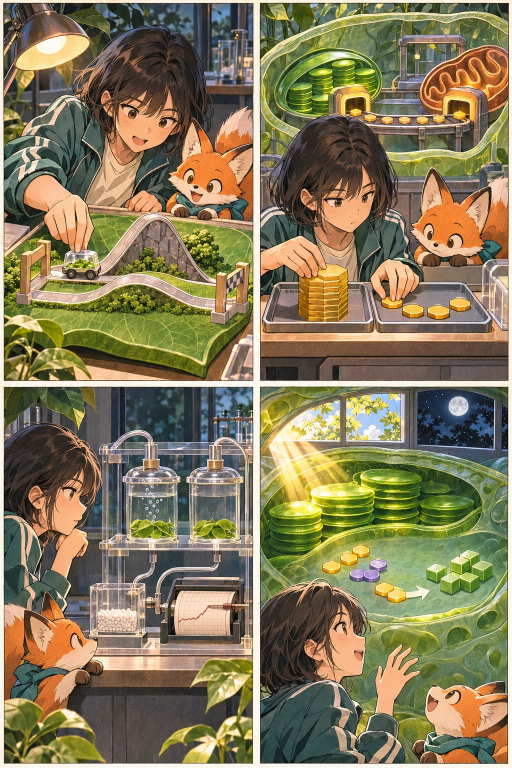
#> input picture assets/comics/chapters/b05-1e3989c1df.webp, 1024 x 1536 px (shown at 1/2 size)
$ python read-comic-panels.py ../assets/comics/chapters/b05-1e3989c1df.webp ../assets/comics/chapters/b06-e8fa69bad8.webp ../assets/comics/chapters/b06-e8fa69bad8.webp
#> lines starting #> are read from the running program, lines starting #| are printed output that depends on the picture; after the words box and inside, x2 and y2 are one past the last pixel; in counts of white or black regions, pixels touching at a corner belong together
"""Read gutter boundaries from an ImageGen page without changing the art."""
import json
import sys

from PIL import Image


def split_axis(mask, count, vertical):
    width, height = mask.size
    length = width if vertical else height
    cross = height if vertical else width
    if count == 1:
        return [[0, length]]

    runs = []
    start = None
    for offset in range(length):
        box = (offset, 0, offset + 1, height) if vertical else (0, offset, width, offset + 1)
        light = mask.crop(box).histogram()[255] >= cross * 0.83
        if light and start is None:
            start = offset
        if not light and start is not None:
            if start >= length * 0.12 and offset <= length * 0.88 and 2 <= offset - start <= 36:
                runs.append((start, offset))
            start = None
    if len(runs) != count - 1:
        raise ValueError(f"Expected {count - 1} internal gutters, found {runs}")
    return list(zip([0] + [end for _, end in runs], [start for start, _ in runs] + [length]))


filename, columns, rows = sys.argv[1:]
with Image.open(filename) as image:
#> image is the input picture: PIL image 1024x1536 RGB; mean R, G, B 133.1, 122.5, 89.8
    mask = image.convert("L").point(lambda channel: 255 if channel > 217 else 0)
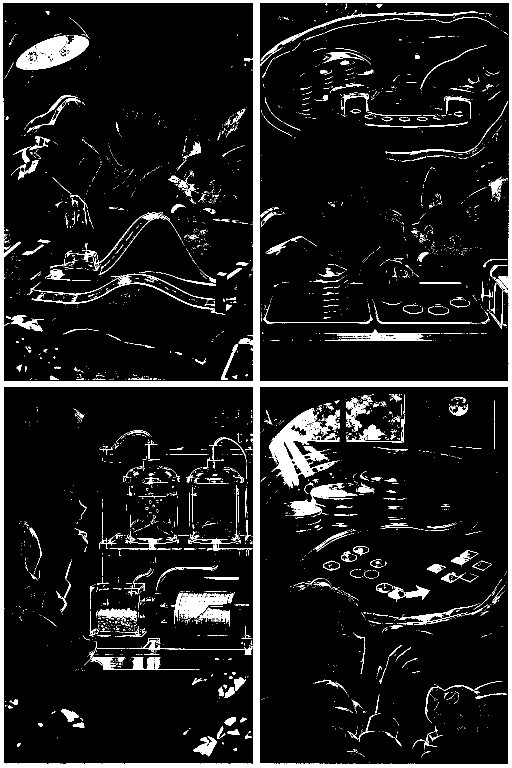
#> mask: PIL image 1024x1536 L (shown at 1/2 size); 9.6% white; 3606 white regions (3108 under 20 px), largest, box (x1, y1, x2, y2) and area: (0, 0, 1024, 1536) 66294, (538, 816, 679, 976) 9204, (33, 71, 178, 140) 5540
#> (the run stopped early here; a loop or call above may not have finished)

$ run again, on assets/comics/chapters/b07-31ebabc194.webp
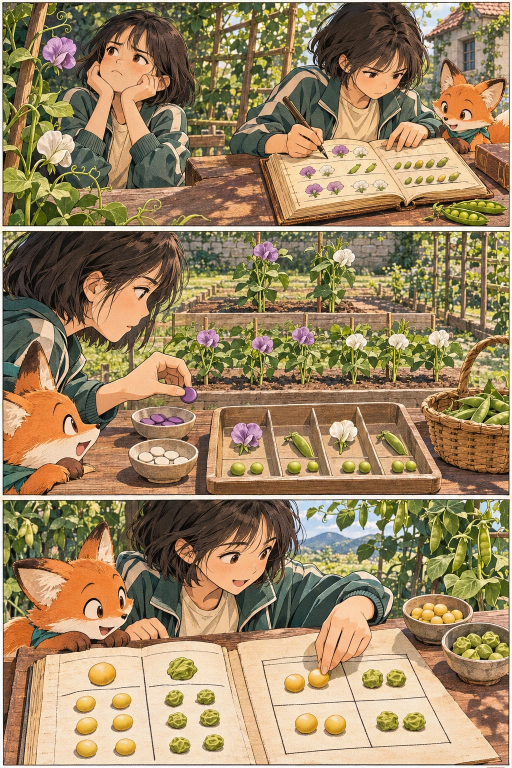
#> input picture assets/comics/chapters/b07-31ebabc194.webp, 1024 x 1536 px (shown at 1/2 size)
#> image is the input picture: PIL image 1024x1536 RGB; mean R, G, B 156.5, 133.9, 99.3
#> `mask = image.convert("L").point(lambda channel: 255 if channel > 217 e..`:
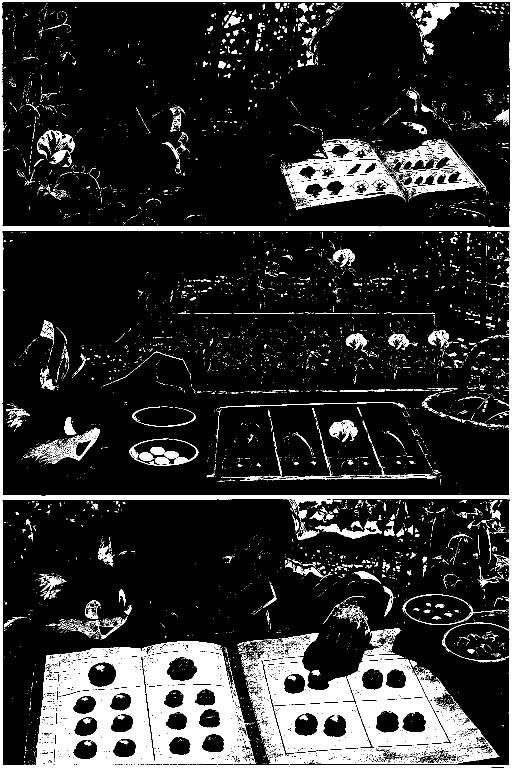
#> mask: PIL image 1024x1536 L (shown at 1/2 size); 15.4% white; 5549 white regions (5084 under 20 px), largest, box (x1, y1, x2, y2) and area: (72, 1283, 511, 1529) 63747, (0, 0, 1024, 1536) 41693, (486, 1266, 999, 1529) 20337

$ run again, on assets/comics/chapters/b09-642f85508c.webp
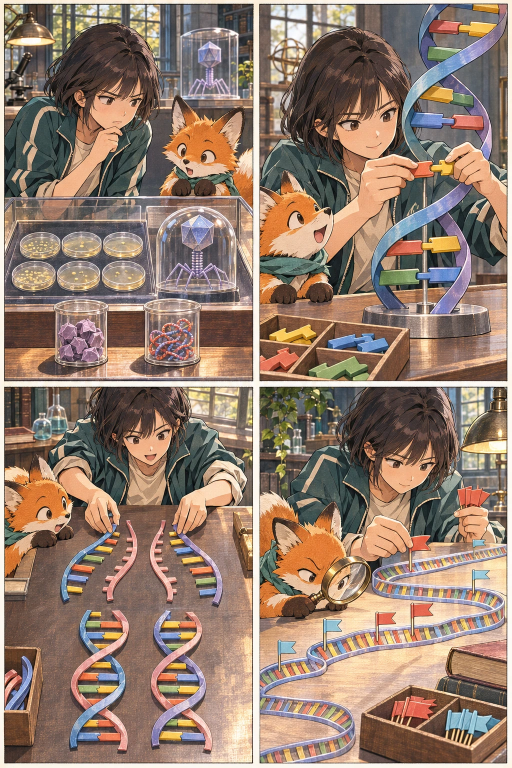
#> input picture assets/comics/chapters/b09-642f85508c.webp, 1024 x 1536 px (shown at 1/2 size)
#> image is the input picture: PIL image 1024x1536 RGB; mean R, G, B 148, 125.3, 110.1
#> `mask = image.convert("L").point(lambda channel: 255 if channel > 217 e..`:
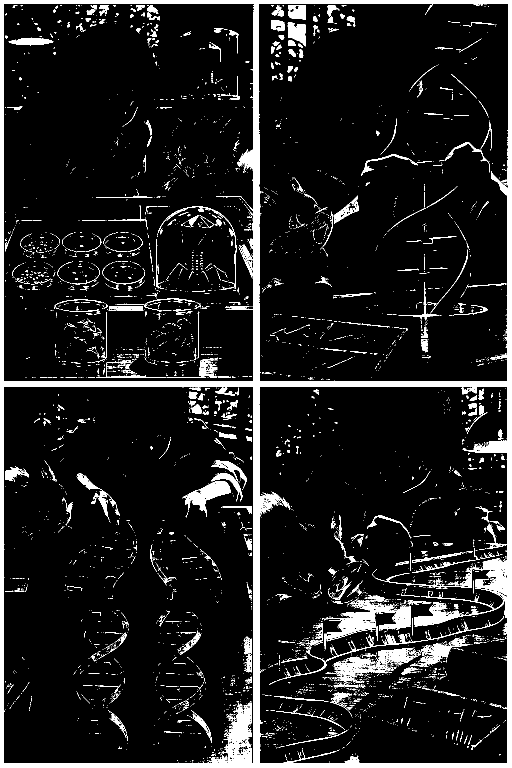
#> mask: PIL image 1024x1536 L (shown at 1/2 size); 9.8% white; 4886 white regions (4410 under 20 px), largest, box (x1, y1, x2, y2) and area: (0, 0, 1024, 1536) 70599, (651, 1195, 821, 1279) 4917, (418, 1406, 504, 1525) 4110

$ run again, on assets/comics/chapters/b10-299512f726.webp
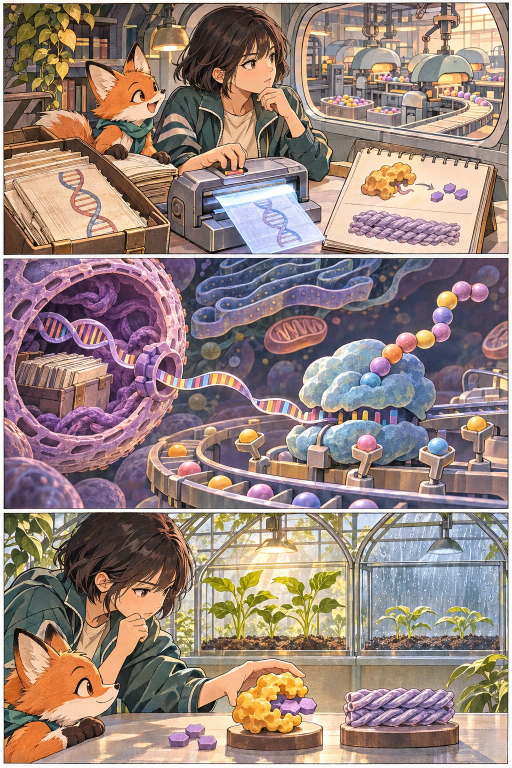
#> input picture assets/comics/chapters/b10-299512f726.webp, 1024 x 1536 px (shown at 1/2 size)
#> image is the input picture: PIL image 1024x1536 RGB; mean R, G, B 152.7, 132.2, 125
#> `mask = image.convert("L").point(lambda channel: 255 if channel > 217 e..`:
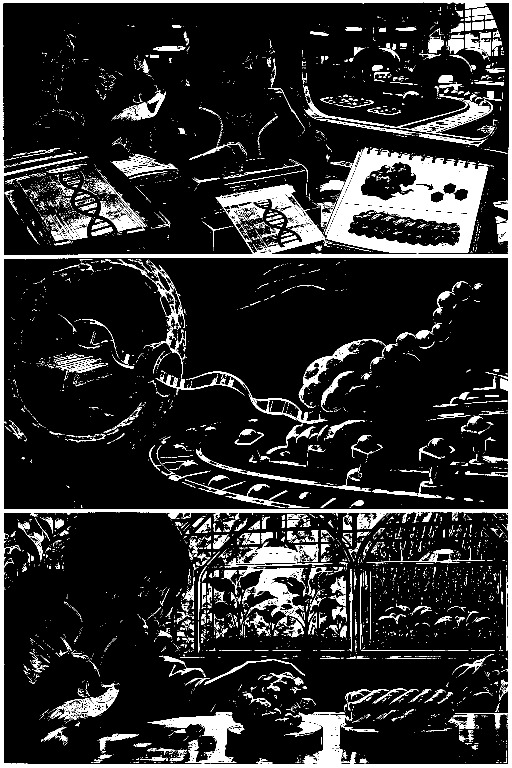
#> mask: PIL image 1024x1536 L (shown at 1/2 size); 13.8% white; 5693 white regions (4973 under 20 px), largest, box (x1, y1, x2, y2) and area: (0, 0, 1024, 1536) 48235, (650, 298, 976, 507) 32774, (431, 369, 651, 507) 8599
